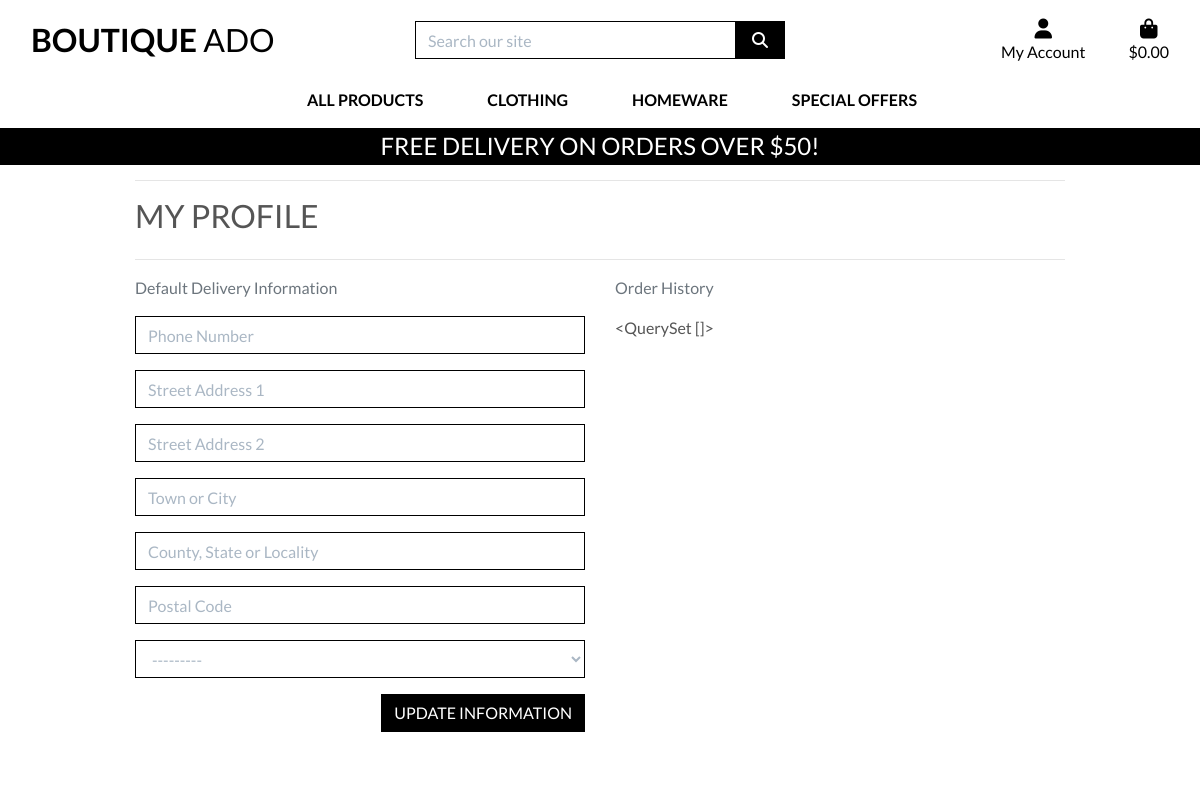
Page /profile/ (signed in) on the earlier database version.
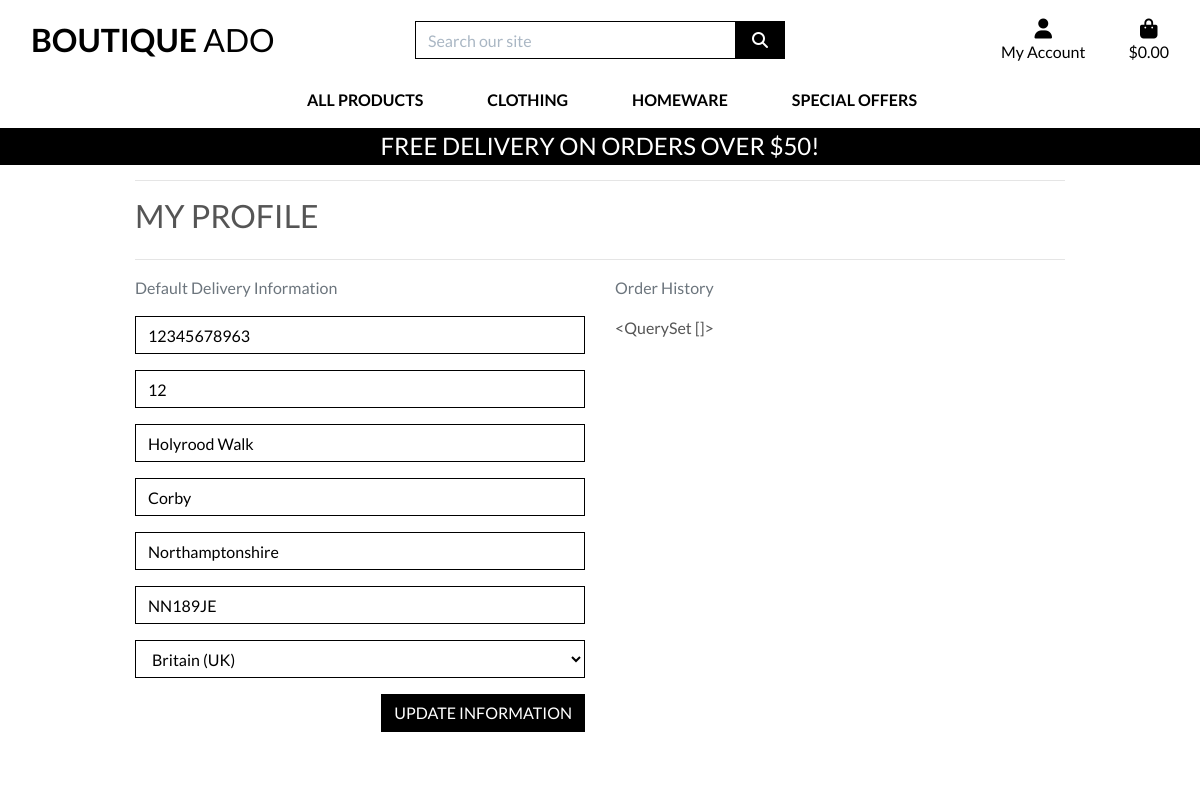
Same page on the later database version.
### profiles/models.py (models this page shows, shortened)
class UserProfile(models.Model):
    user = models.OneToOneField(User, on_delete=models.CASCADE)
    default_phone_number = models.CharField(max_length=20, null=True, blank=True)  # noqa
    default_street_address1 = models.CharField(max_length=80, null=True, blank=True)  # noqa
    default_street_address2 = models.CharField(max_length=80, null=True, blank=True)  # noqa
    default_town_or_city = models.CharField(max_length=40, null=True, blank=True)  # noqa
    default_county = models.CharField(max_length=80, null=True, blank=True)
    default_postcode = models.CharField(max_length=20, null=True, blank=True)
    default_country = CountryField(blank_label='Country', null=True, blank=True)  # noqa

### profiles/views.py (the view)
# urls.py: path('profile/', include('profiles.urls')),
def profile(request):
    profile = get_object_or_404(UserProfile, user=request.user)
    if request.method == 'POST':
        form = UserProfileForm(request.POST, instance=profile)
        if form.is_valid():
            form.save()
            messages.success(request, 'Profile updated successfully')
    form = UserProfileForm(instance=profile)
    orders = profile.orders.all()
    template = 'profiles/profile.html'
    context = {
        'form': form,
        'orders': orders,
        'on_profile_page': True
    }
    return render(request, template, context)

### profiles/forms.py
class UserProfileForm(forms.ModelForm):
    class Meta:
        model = UserProfile
        exclude = ('user',)
    def __init__(self, *args, **kwargs):
        super().__init__(*args, **kwargs)
        placeholders = {
            'default_phone_number': 'Phone Number',
            'default_postcode': 'Postal Code',
            'default_town_or_city': 'Town or City',
            'default_street_address1': 'Street Address 1',
            'default_street_address2': 'Street Address 2',
            'default_county': 'County, State or Locality',
        }
        self.fields['default_phone_number'].widget.attrs['autofocus'] = True
        for field in self.fields:
            if field != 'default_country':
                if self.fields[field].required:
                    placeholder = f'{placeholders[field]} *'
                else:
                    placeholder = placeholders[field]
                self.fields[field].widget.attrs['placeholder'] = placeholder
            self.fields[field].widget.attrs['class'] = 'border-black rounded-0 profile-form-input'  # noqa
            self.fields[field].label = False

### bag/contexts.py (called while the page is built, shortened)
def bag_contents(request):
    bag_items = []
    total = 0
    product_count = 0
    bag = request.session.get('bag', {})
    if total < settings.FREE_DELIVERY_THRESHOLD:
        delivery = total * Decimal(settings.STANDARD_DELIVERY_PERCENTAGE / 100)
        free_delivery_delta = settings.FREE_DELIVERY_THRESHOLD - total
    else:
        delivery = 0
        free_delivery_delta = 0
    grand_total = delivery + total
    context = {
        'bag_items': bag_items,
        'total': total,
        'product_count': product_count,
        'delivery': delivery,
        'free_delivery_delta': free_delivery_delta,
        'free_delivery_threshold': settings.FREE_DELIVERY_THRESHOLD,
        'grand_total': grand_total,
    }
    return context

### profiles/templates/profiles/profile.html (shortened to what this page needs)
{% extends "base.html" %}
{% load static %}
{% block extra_css %}
    <link rel="stylesheet" href="{% static 'profiles/css/profile.css' %}">
{% endblock %}
{% block page_header %}
    <div class="container header-container">
    </div>
{% endblock %}
{% block content %}
    <div class="overlay"></div>
    <div class="container">
        <div class="row">
            <div class="col">
                <hr>
                <h2 class="logo-font mb-4">My Profile</h2>
                <hr>
            </div>
        </div>
        <div class="row">
            <div class="col-12 col-lg-6">
                <p class="text-muted">Default Delivery Information</p>
                <form class="mt-3" action="{% url 'profile' %}" method="POST" id="profile-update-form">
                    {{ form|crispy }}
                    <button class="btn btn-black rounded-0 text-uppercase float-right">Update Information</button>
                </form>
            </div>
            <div class="col-12 col-lg-6">
                <p class="text-muted">Order History</p>
                {{ orders }}
            </div>
        </div>
{% endblock %}

### templates/base.html (shortened to what this page needs)
{% load static %}
<!doctype html>
<html lang="en">
  <head>
    {% block corecss %}
        <link rel="stylesheet" href="https://cdn.jsdelivr.net/npm/bootstrap@4.6.2/dist/css/bootstrap.min.css">
        <link rel="stylesheet" href="{% static 'css/base.css' %}">
    {% endblock %}
    {% block extra_css %}
    {% endblock %}
  </head>
  <body>
    <header class="container-fluid fixed-top">
      <div id="topnav" class="row bg-white pt-lg-2 d-none d-lg-flex">
        <div class="col-12 col-lg-4 my-auto py-1 py-lg-0 text-center text-lg-left">
          <a href="{% url 'home' %}" class="nav-link main-logo-link">
            <h2 class="logo-font text-black my-0"><strong>Boutique</strong> Ado</h2>
          </a>
        </div>
        <div class="col-12 col-lg-4 my-auto py-1 py-lg-0">
          <form method="GET" action="{% url 'products' %}">
            <div class="input-group w-100">
              <input class="form-control border border-black rounded-0" type="text" name="q"
                placeholder="Search our site">
              <div class="input-group-append">
                <button class="form-control btn btn-black border border-black rounded-0" type="submit">
                  <span class="icon">
                    <i class="fas fa-search"></i>
                  </span>
                </button>
              </div>
            </div>
          </form>
        </div>
        <div class="col-12 col-lg-4 my-auto py-1 py-lg-0">
          <ul class="list-inline list-unstyled text-center text-lg-right my-0">
            <li class="list-inline-item dropdown">
              <a class="text-black nav-link" href="#" id="user-options" data-toggle="dropdown" aria-haspopup="true"
              aria-expanded="false">
              <div class="text-center">
                <div><i class="fas fa-user fa-lg"></i></div>
                <p class="my-0">My Account</p>
              </div>
              </a>
            </li>
            <li class="list-inline-item">
              <a class="{% if grand_total %}text-info font-weight-bold{% else %}text-black{% endif %} nav-link" href="{% url 'view_bag' %}">
                <div class="text-center">
                  <div><i class="fas fa-shopping-bag fa-lg"></i></div>
                  <p class="my-0">
                    {% if grand_total %}
                      ${{ grand_total|floatformat:2 }}
                    {% else %}
                      $0.00
                    {% endif %}
                  </p>
                </div>
              </a>
            </li>
          </ul>
        </div>
      </div>
      <div class="row bg-white">
        <nav class="navbar navbar-expand-lg navbar-light w-100">
          {% include 'includes/main_nav.html' %}
        </nav>
      </div>
      <div id="delivery-banner" class="row text-center">
        <div class="col bg-black text-white">
          <h4 class="logo-font my-1">Free delivery on orders over ${{ free_delivery_threshold }}!</h4>
        </div>
      </div>
    </header>
    {% block page_header %}
    {% endblock %}
    {% block content %}
    {% endblock %}
  </body>
</html>

### templates/includes/main_nav.html (shortened to what this page needs)
<div class="collapse navbar-collapse" id="main-nav">
    <ul class="navbar-nav w-auto mx-auto">
        <li class="nav-item dropdown">
            <a class="logo-font font-weight-bold nav-link text-black mr-5" href="#" id="all-products-link" data-toggle="dropdown" aria-haspopup="true" aria-expanded="false">
                All Products
            </a>
        </li>
        <li class="nav-item dropdown">
            <a class="logo-font font-weight-bold nav-link text-black mr-5" href="#" id="clothing-link" data-toggle="dropdown" aria-haspopup="true" aria-expanded="false">
                Clothing
            </a>
        </li>
        <li class="nav-item dropdown">
            <a class="logo-font font-weight-bold nav-link text-black mr-5" href="#" id="homeware-link" data-toggle="dropdown" aria-haspopup="true" aria-expanded="false">
                Homeware
            </a>
        </li>
        <li class="nav-item dropdown">
            <a class="logo-font font-weight-bold nav-link text-black" href="#" id="specials-link" data-toggle="dropdown" aria-haspopup="true" aria-expanded="false">
                Special Offers
            </a>
        </li>
    </ul>
</div>

### static/css/base.css (style rules this page uses)
html { height: 100%; }
body { background: url('/media/homepage_background_cropped.jpg') no-repeat center center fixed; background-size: cover; height: calc(100vh - 164px); color: #555; font-family: 'Lato'; }
.icon { align-items: center; display: inline-flex; justify-content: center; height: 1.5rem; width: 1.5rem; }
.logo-font { text-transform: uppercase; }
.main-logo-link { width: fit-content; }
.btn-black { background: black; color: white; }
.text-black { color: #000 !important; }
.border-black { border: 1px solid black !important; }
.bg-black { background: #000 !important; }
.overlay { height: 100%; width: 100%; top: 0; left: 0; position: fixed; background: white; z-index: -1; }
input[name='q']::placeholder { color: #aab7c4; }
@media (min-width: 1200px) { .container { max-width: 80%; } }
@media (min-width: 992px) { .header-container { padding-top: 164px; } }

### profiles/static/profiles/css/profile.css (style rules this page uses)
#profile-update-form .form-control { color: #000; }
#profile-update-form input::placeholder { color: #aab7c4; }
#id_default_country, #id_default_country option:not(:first-child) { color: #000; }

Differences in the rows shown:
changed UserProfile "<QuerySet []>": default_phone_number (not shown) → "12345678963"; default_street_address1 (not shown) → "12"; default_street_address2 (not shown) → "Holyrood Walk"; default_town_or_city (not shown) → "Corby"; default_county (not shown) → "Northamptonshire"; default_postcode (not shown) → "NN189JE"; default_country "---------" → "Britain (UK)"
